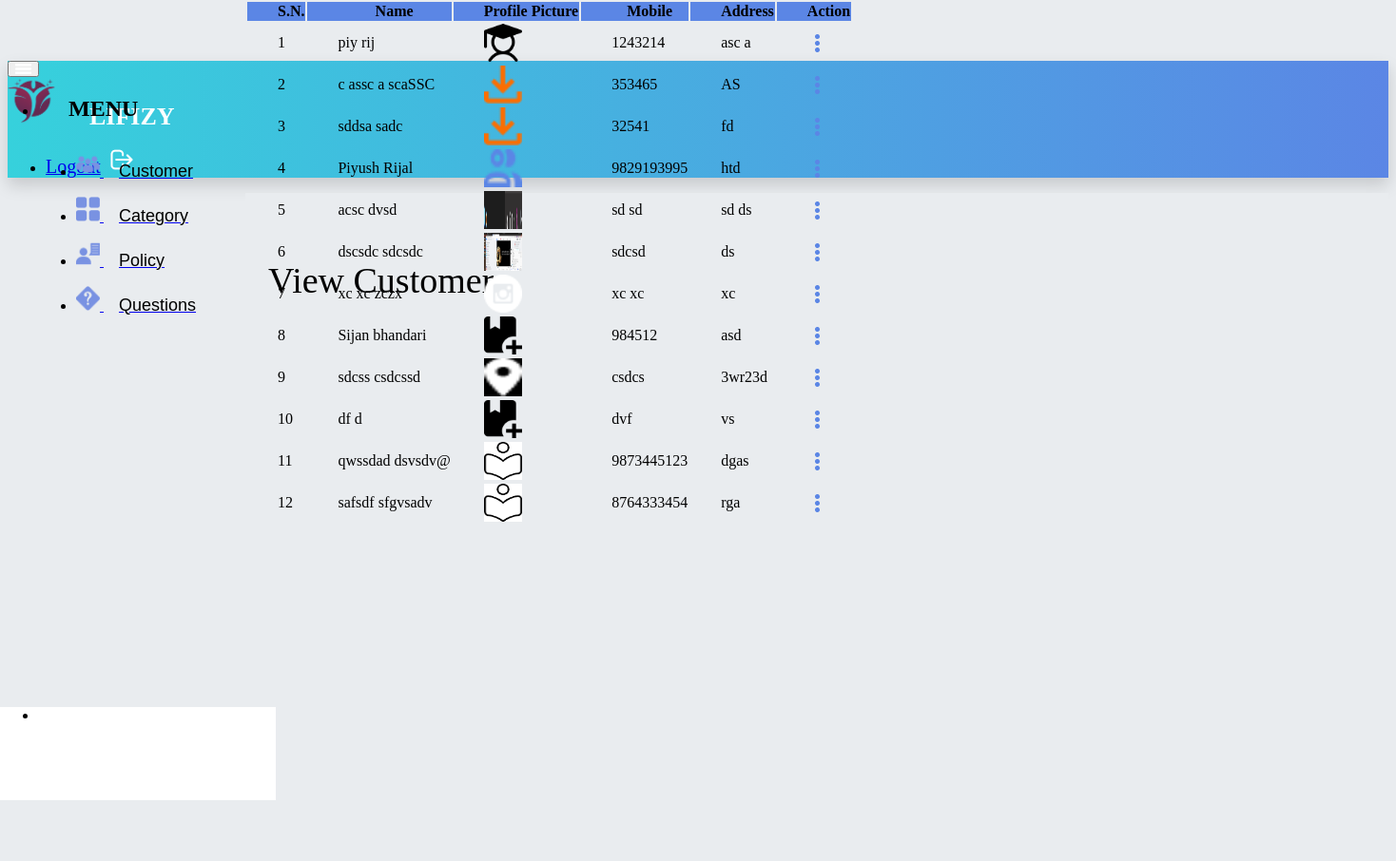
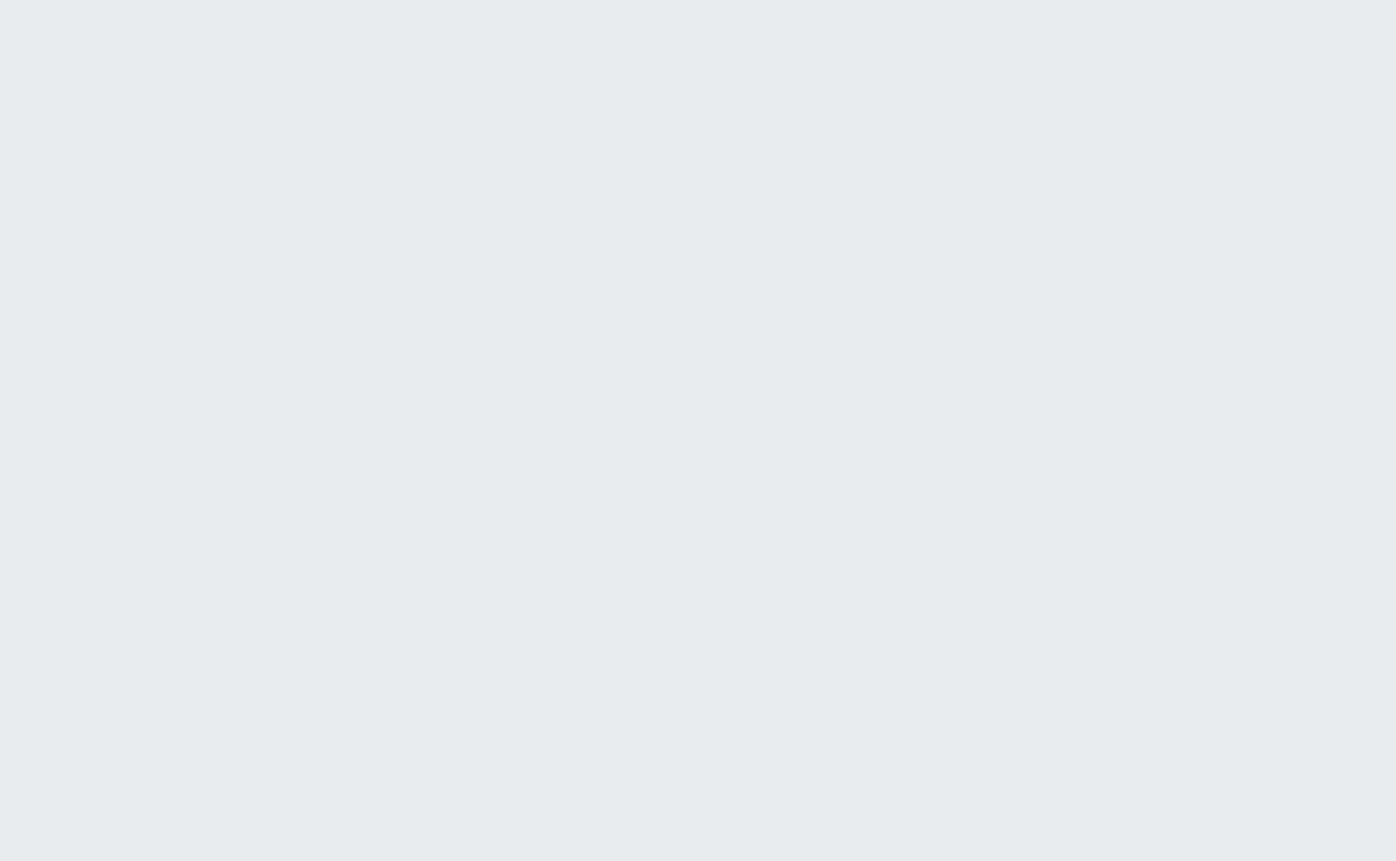
/admin-view-customer (signed in), run on the app's committed database (2 pictures, top to bottom).
### customer/models.py (models this page shows, shortened)
class Customer(models.Model):
    user = models.OneToOneField(User, on_delete=models.CASCADE)
    profile_pic = models.ImageField(upload_to='profile_pic/Customer/', null=True, blank=True)
    address = models.CharField(max_length=40)
    mobile = models.CharField(max_length=20, null=False)
    @property
    def get_name(self):
        return self.user.first_name + " " + self.user.last_name

### insurance/views.py (the view)
# urls.py: path('admin-view-customer', views.admin_view_customer_view, name='admin-view-customer'),
@login_required(login_url='adminlogin')
def admin_view_customer_view(request):
    customers = CMODEL.Customer.objects.all()
    return render(request, 'insurance/admin_view_customer.html', {'customers': customers})

### templates/insurance/admin_view_customer.html (shortened to what this page needs)
{% extends 'insurance/adminbase.html' %}
{% load static %}
{% block content %}
    <div class="wrapper">
        <div class="heading-section">
            <p class="mb-0 text-dark heading-text">View Customer</p>
        </div>
        <div class="card shadow border-0 mb-7 m-4 main-card">
            <div class="scrollable">
                <div class="table-responsive">
                    <table class="table table-hover table-nowrap table-striped position-relative">
                        <thead class="main-header" style="position: sticky; top: 0; z-index: 1000">
                        <tr>
                            <th scope="col" class="text-white pl-6">S.N.</th>
                            <th scope="col" class="text-white pl-6">Name</th>
                            <th scope="col" class="text-white">Profile Picture</th>
                            <th class="text-white">Mobile</th>
                            <th class="text-white">Address</th>
                            <th class="text-white">Action</th>
                        </tr>
                        </thead>
                        <tbody>
                        {% for t in customers %}
                            <tr>
                                <td>{{ forloop.counter }}</td>
                                <td> {{ t.get_name }}</td>
                                <td><img src="{% static t.profile_pic.url %}" alt="Profile Pic" height="40px"
                                         width="40px"/>
                                </td>
                                <td>{{ t.mobile }}</td>
                                <td>{{ t.address }}</td>
                                <td>
                                    <div class="dropdown" style="
    cursor: pointer;
">
                                        <img src="{% static "image/finalaction.png" %}" alt="Actions"
                                             class="img-section
                        actions-icon
                        dropdown-toggle" data-toggle="dropdown" aria-haspopup="true" aria-expanded="false">
                                    </div>
                                </td>
                            </tr>
                        {% endfor %}
                        </tbody>
                    </table>
                </div>
            </div>
        </div>
    </div>
{% endblock %}

### templates/insurance/adminbase.html (style rules this page uses)
html { position: relative; min-height: 100%; background-color: #e9ecef; }
body { overflow-x: hidden; }
body.fixed-nav { padding-top: 56px; }

### templates/insurance/admin_view_customer.html (style rules this page uses)
.table-responsive { overflow: visible !important; }
.main-header { background: rgba(91, 134, 229, 1); }
.img-section { padding: 8px; }
.table th { padding-left: 2rem; }
.table td { padding-left: 2rem; }
.heading-text { font-size: 38px; }
.heading-section { display: flex; margin: 2rem 1.5rem 0.5rem; justify-content: space-between; }
.main-card { flex-grow: 1; }
.wrapper { display: flex; flex-direction: column; height: 100%; width: 100%; }
.scrollable { position: absolute; top: 0; width: 100%; height: 100%; overflow: auto; }

### data on the page
Customer: get_name "piy rij", profile_pic (picture), mobile "1243214", address "asc a"
Customer: get_name "c assc a scaSSC", profile_pic (picture), mobile "353465", address "AS"
Customer: get_name "sddsa sadc", profile_pic (picture), mobile "32541", address "fd"
Customer: get_name "Piyush Rijal", profile_pic (picture), mobile "9829193995", address "htd"
Customer: get_name "acsc dvsd", profile_pic (picture), mobile "sd sd", address "sd ds"
Customer: get_name "dscsdc sdcsdc", profile_pic (picture), mobile "sdcsd", address "ds"
Customer: get_name "xc xc zczx", profile_pic (picture), mobile "xc xc", address "xc"
Customer: get_name "Sijan bhandari", profile_pic (picture), mobile "984512", address "asd"
Customer: get_name "sdcss csdcssd", profile_pic (picture), mobile "csdcs", address "3wr23d"
Customer: get_name "df d", profile_pic (picture), mobile "dvf", address "vs"
Customer: get_name "qwssdad dsvsdv@", profile_pic (picture), mobile "9873445123", address "dgas"
Customer: get_name "safsdf sfgvsadv", profile_pic (picture), mobile "8764333454", address "rga"
